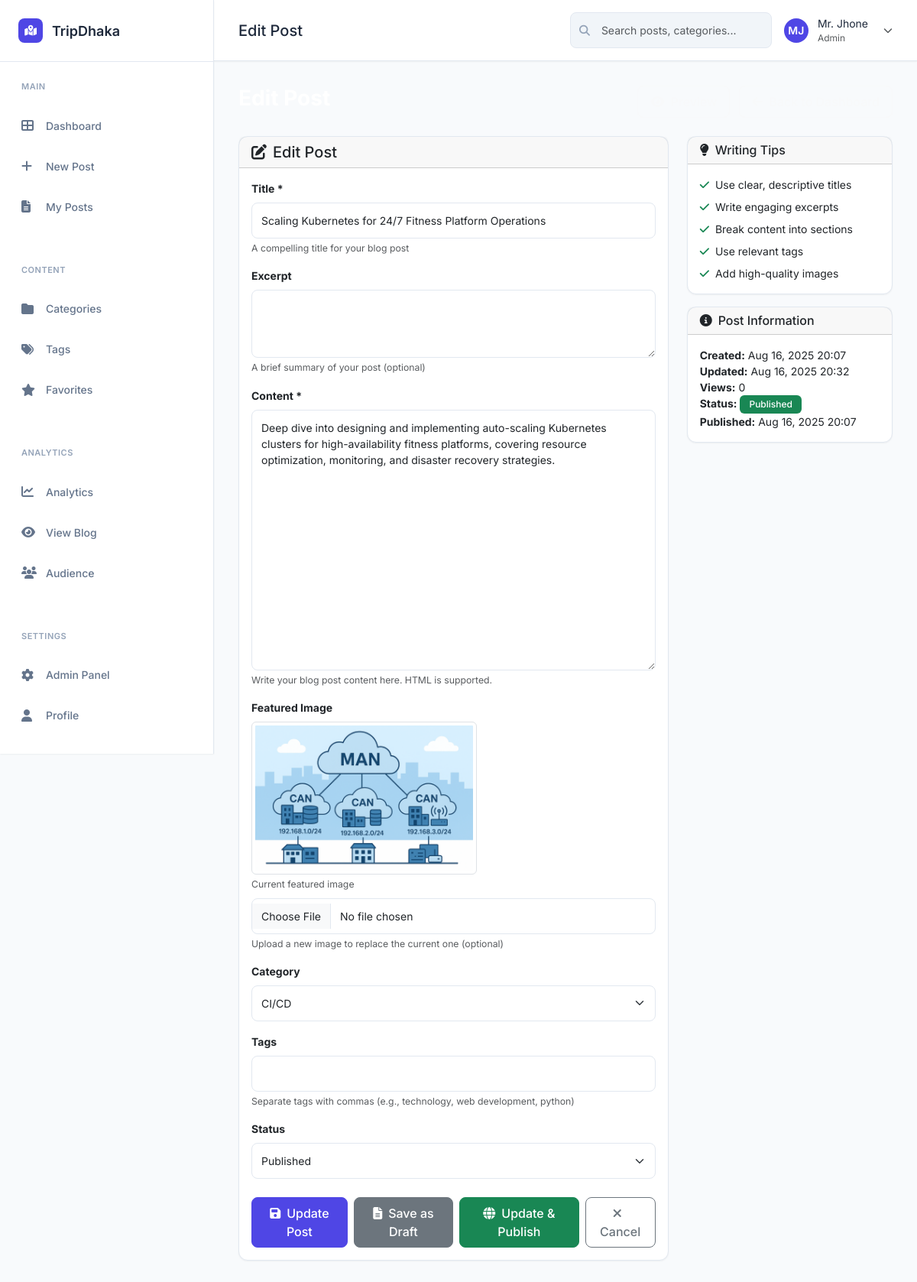
/edit/5/ (signed in), run on an earlier commit of the app's database.
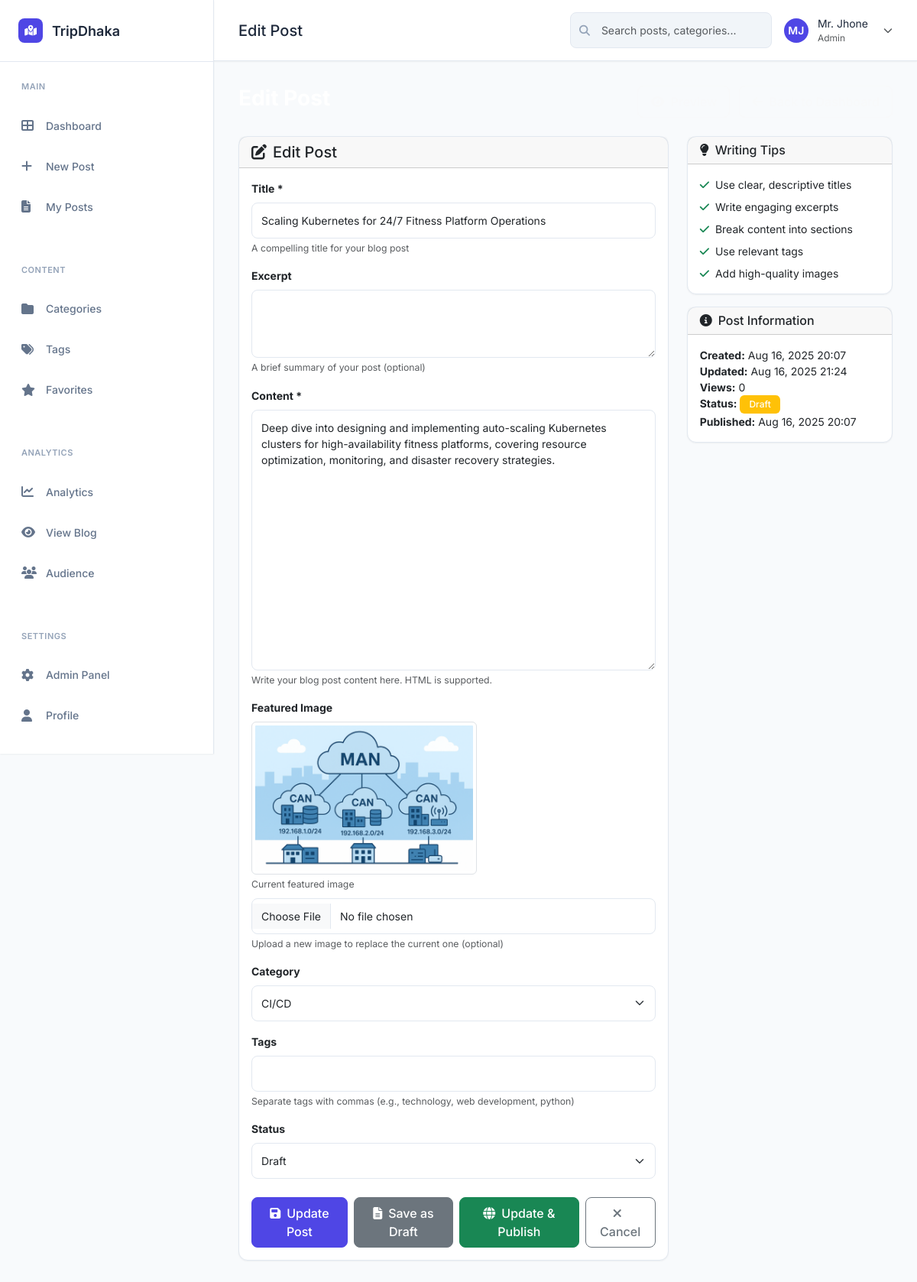
And on a later commit of the database.
### blog/models.py (models this page shows, shortened)
class Post(models.Model):
    STATUS_CHOICES = [
        ('draft', 'Draft'),
        ('published', 'Published'),
    ]
    title = models.CharField(max_length=200)
    slug = models.SlugField(max_length=200, unique=True, blank=True)
    author = models.ForeignKey(User, on_delete=models.CASCADE, related_name='blog_posts')
    category = models.ForeignKey(Category, on_delete=models.SET_NULL, null=True, blank=True, related_name='posts')
    tags = models.ManyToManyField(Tag, blank=True, related_name='posts')
    excerpt = models.TextField(max_length=300, blank=True, help_text='Brief description of the post')
    content = models.TextField()
    featured_image = models.ImageField(upload_to='blog_images/', blank=True, null=True)
    status = models.CharField(max_length=10, choices=STATUS_CHOICES, default='draft')
    created_at = models.DateTimeField(auto_now_add=True)
    updated_at = models.DateTimeField(auto_now=True)
    published_at = models.DateTimeField(null=True, blank=True)
    views = models.PositiveIntegerField(default=0)
    class Meta:
        ordering = ['-created_at']
        indexes = [
            models.Index(fields=['-created_at']),
            models.Index(fields=['status']),
            models.Index(fields=['slug']),
        ]

class Category(models.Model):
    name = models.CharField(max_length=100, unique=True)
    slug = models.SlugField(max_length=100, unique=True, blank=True)
    description = models.TextField(blank=True)
    created_at = models.DateTimeField(auto_now_add=True)
    class Meta:
        verbose_name_plural = 'Categories'
        ordering = ['name']

### blog/views.py (the view, shortened to what this page needs)
# urls.py: path('edit/<int:post_id>/', views.edit_post, name='edit_post'),
@login_required
def edit_post(request, post_id):
    post = get_object_or_404(Post, id=post_id)
    categories = Category.objects.all()
    tags = Tag.objects.all()
    context = {
        'post': post,
        'categories': categories,
        'tags': tags,
    }
    return render(request, 'blog/edit_post.html', context)

### blog/templates/blog/edit_post.html (shortened to what the changed rows need)
{% extends 'blog/base.html' %}
{% block content %}
<div class="d-flex justify-content-between align-items-center mb-4">
    <h1 class="h3 text-white fw-bold">Edit Post</h1>
</div>
<div class="row">
    <div class="col-lg-8">
        <div class="card">
            <div class="card-body">
                <form method="post" enctype="multipart/form-data" id="editPostForm">
                    <div class="mb-3">
                        <label for="title" class="form-label fw-bold">Title *</label>
                        <input type="text" class="form-control" id="title" name="title"
                               value="{{ post.title }}" required maxlength="200">
                        <div class="form-text">A compelling title for your blog post</div>
                    </div>
                    <div class="mb-3">
                        <label for="content" class="form-label fw-bold">Content *</label>
                        <textarea class="form-control" id="content" name="content" rows="15"
                                  required>{{ post.content }}</textarea>
                        <div class="form-text">Write your blog post content here. HTML is supported.</div>
                    </div>
                    <div class="mb-3">
                        {% if post.featured_image %}
                            <div class="mb-2">
                                <img src="{{ post.featured_image.url }}" alt="Current featured image"
                                     class="img-thumbnail" style="max-height: 200px;">
                                <div class="form-text">Current featured image</div>
                            </div>
                        {% endif %}
                    </div>
                    <div class="mb-3">
                        <label for="category" class="form-label fw-bold">Category</label>
                        <select class="form-select" id="category" name="category">
                            {% for category in categories %}
                                <option value="{{ category.id }}"
                                        {% if post.category.id == category.id %}selected{% endif %}>
                                    {{ category.name }}
                                </option>
                            {% endfor %}
                        </select>
                    </div>
                    <div class="mb-3">
                        <label for="tags" class="form-label fw-bold">Tags</label>
                        <input type="text" class="form-control" id="tags" name="tags"
                               value="{% for tag in post.tags.all %}{{ tag.name }}{% if not forloop.last %}, {% endif %}{% endfor %}">
                        <div class="form-text">Separate tags with commas (e.g., technology, web development, python)</div>
                    </div>
                    <div class="mb-4">
                        <label for="status" class="form-label fw-bold">Status</label>
                        <select class="form-select" id="status" name="status">
                            <option value="draft" {% if post.status == 'draft' %}selected{% endif %}>Draft</option>
                            <option value="published" {% if post.status == 'published' %}selected{% endif %}>Published</option>
                        </select>
                    </div>
                </form>
            </div>
        </div>
    </div>
    <div class="col-lg-4">
        <div class="card mt-3">
            <div class="card-body">
                <ul class="list-unstyled mb-0">
                    <li><strong>Created:</strong> {{ post.created_at|date:"M d, Y H:i" }}</li>
                    <li><strong>Updated:</strong> {{ post.updated_at|date:"M d, Y H:i" }}</li>
                    <li><strong>Views:</strong> {{ post.views }}</li>
                    <li><strong>Status:</strong>
                        {% if post.status == 'published' %}
                            <span class="badge bg-success">Published</span>
                        {% else %}
                            <span class="badge bg-warning">Draft</span>
                        {% endif %}
                    </li>
                    {% if post.published_at %}
                    <li><strong>Published:</strong> {{ post.published_at|date:"M d, Y H:i" }}</li>
                    {% endif %}
                </ul>
            </div>
        </div>
    </div>
</div>
{% endblock %}

What changed in the data, as far as the page shows it:
changed Post "Scaling Kubernetes for 24/7 Fitness Platform Operations": status "Published" → "Draft"; updated_at "Aug 16, 2025 20:32" → "Aug 16, 2025 21:24"
Also different on the page:
text no longer shown: "Published"
text now shown: "Draft"
